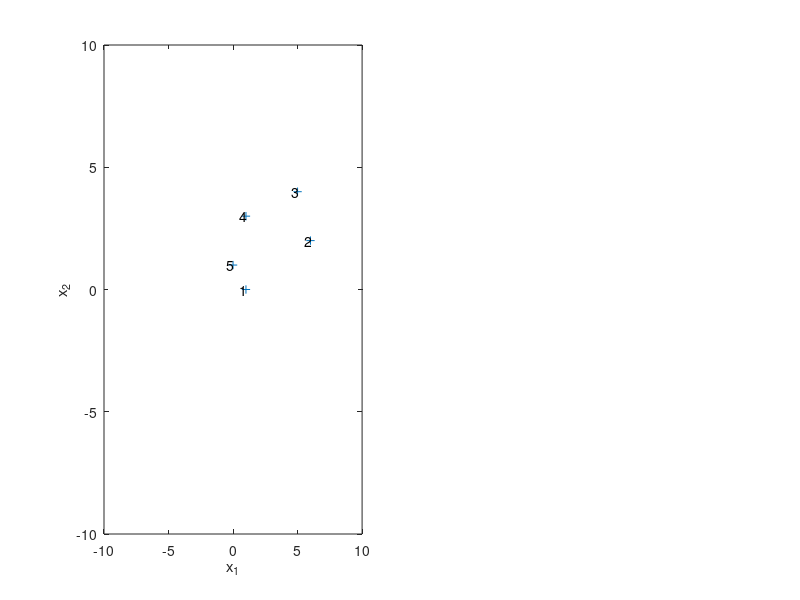

MATLAB code to generate this figure:
function direct_pca_demo()
 
figure(1); clf;
P = load('points.txt') ;
subplot(1,2,1);
plot(P(1,:),P(2,:),'+'); hold on;
for i = 1 : size(P,2)
   text( P(1,i)-0.5, P(2,i), num2str(i)); 
end
xlabel('x_1'); ylabel('x_2');
xlim([-10 10]);
ylim([-10 10]);


